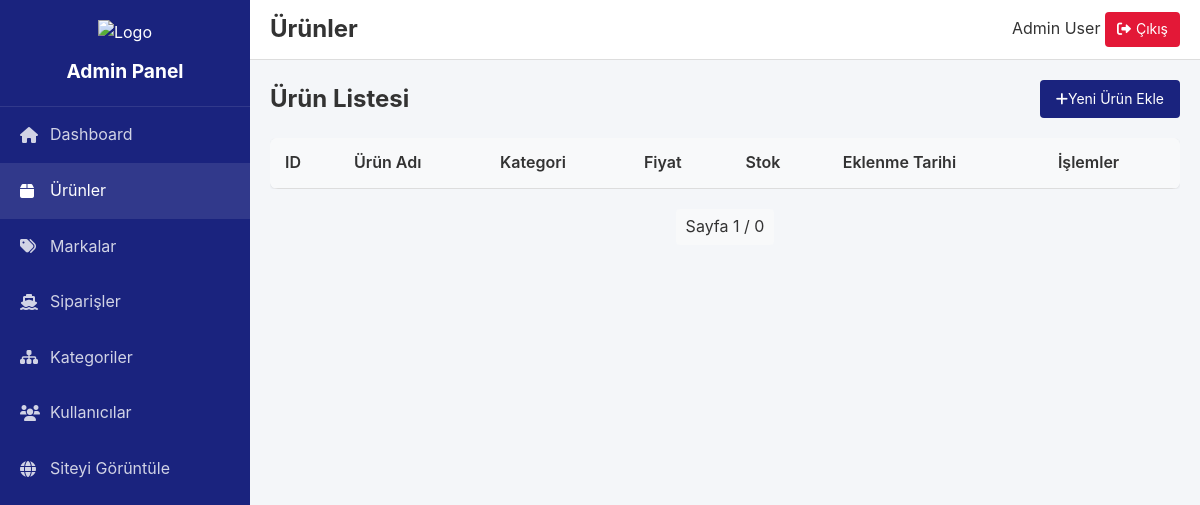
Page /admin/products (signed in) on the earlier database version.
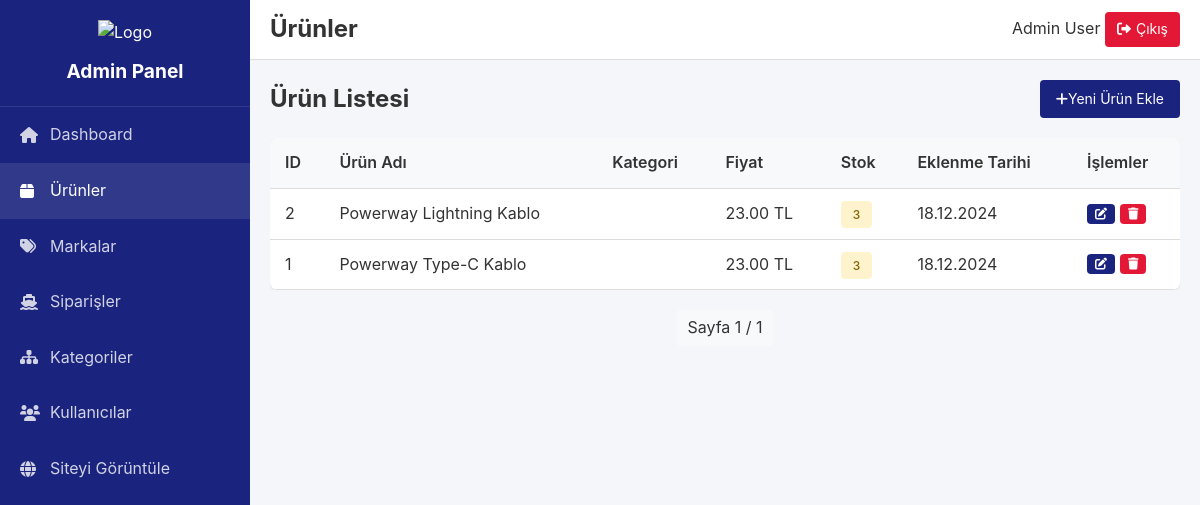
Same page on the later database version.
### models.py (models this page shows, shortened)
class Product(db.Model):
    id = db.Column(db.Integer, primary_key=True)
    stock_code = db.Column(db.String(10), unique=True, nullable=False)
    name = db.Column(db.String(100), nullable=False)
    price = db.Column(db.Float, nullable=False)
    description = db.Column(db.Text)
    brand_id = db.Column(db.Integer, db.ForeignKey('brand.id'), nullable=False)
    category_id = db.Column(db.Integer, db.ForeignKey('category.id'))
    stock = db.Column(db.Integer, default=0)
    created_at = db.Column(db.DateTime, default=datetime.utcnow)
    images = db.relationship('ProductImage', backref='product', lazy=True, cascade='all, delete-orphan')

### routes/admin.py (the view)
@admin_bp.route('/products')
@login_required
@admin_required
def products():
    page = request.args.get('page', 1, type=int)
    products = Product.query.order_by(Product.created_at.desc()).paginate(
        page=page, per_page=20)
    return render_template('admin/products.html', products=products)

### routes/admin.py (called while the page is built)
def admin_required(f):
    @wraps(f)
    def decorated_function(*args, **kwargs):
        if not current_user.is_authenticated or not current_user.is_admin:
            flash('Bu sayfaya erişim yetkiniz yok.', 'error')
            return redirect(url_for('index'))
        return f(*args, **kwargs)
    return decorated_function

### templates/admin/products.html (shortened to what this page needs)
{% extends 'admin/base.html' %}
{% block page_title %}Ürünler{% endblock %}
{% block content %}
<div class="content-header">
    <h2>Ürün Listesi</h2>
    <a href="{{ url_for('admin.add_product') }}" class="btn btn-primary">
        <i class="fas fa-plus"></i>
        Yeni Ürün Ekle
    </a>
</div>
<div class="table-responsive">
    <table class="data-table">
        <thead>
            <tr>
                <th>ID</th>
                <th>Ürün Adı</th>
                <th>Kategori</th>
                <th>Fiyat</th>
                <th>Stok</th>
                <th>Eklenme Tarihi</th>
                <th>İşlemler</th>
            </tr>
        </thead>
        <tbody>
            {% for product in products.items %}
            <tr>
                <td>{{ product.id }}</td>
                <td>{{ product.name }}</td>
                <td>{{ product.category }}</td>
                <td>{{ "%.2f"|format(product.price) }} TL</td>
                <td>
                    {% if product.stock < 10 %}
                    <span class="badge badge-warning">{{ product.stock }}</span>
                    {% else %}
                    <span class="badge badge-success">{{ product.stock }}</span>
                    {% endif %}
                </td>
                <td>{{ product.created_at.strftime('%d.%m.%Y') }}</td>
                <td>
                    <div class="action-buttons">
                        <a href="{{ url_for('admin.edit_product', id=product.id) }}" class="btn btn-sm btn-primary">
                            <i class="fas fa-edit"></i>
                        </a>
                        <button onclick="confirmDelete('{{ product.id }}')" class="btn btn-sm btn-danger">
                            <i class="fas fa-trash"></i>
                        </button>
                    </div>
                </td>
            </tr>
            {% endfor %}
        </tbody>
    </table>
</div>
<div class="pagination">
    <span class="current-page">Sayfa {{ products.page }} / {{ products.pages }}</span>
</div>
{% endblock %}

Differences in the rows shown:
added Product: id "2", name "Powerway Lightning Kablo", price "23.00", stock "3", created_at "18.12.2024"
added Product: id "1", name "Powerway Type-C Kablo", price "23.00", stock "3", created_at "18.12.2024"
Other differences:
{{ products.pages }}: "0" → "1"
